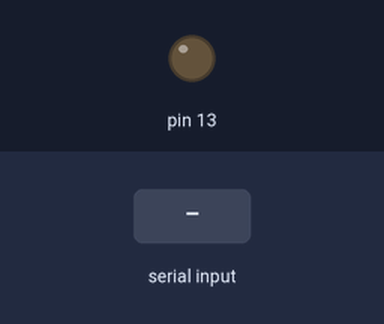
Simulated run of this sketch. Board: Arduino Uno, built with avr-gcc and run on an emulated ATmega328P. Parts: output pins drawn as LEDs (lit = HIGH). The test bench sets the inputs (shaded band). What the sketch prints to the serial monitor is not drawn.

Above: at 1.2 s.
1.3 s: "1" received over Serial
4.3 s: "2" received over Serial
Timing chart, 0 to 7.8 s (numbered marks = the images above; inputs shaded):
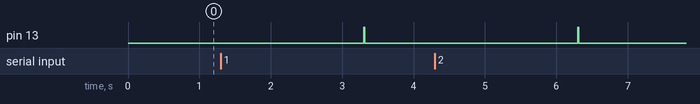

The sketch:

arduino-des.ino
```cpp
#include <stdint.h>
#include <string.h>
#include <avr/pgmspace.h>

const uint8_t sbox[256] PROGMEM = {
  /* S-box 1 */
  0xE4, 0xD1, 0x2F, 0xB8, 0x3A, 0x6C, 0x59, 0x07,
  0x0F, 0x74, 0xE2, 0xD1, 0xA6, 0xCB, 0x95, 0x38,
  0x41, 0xE8, 0xD6, 0x2B, 0xFC, 0x97, 0x3A, 0x50,
  0xFC, 0x82, 0x49, 0x17, 0x5B, 0x3E, 0xA0, 0x6D,
  /* S-box 2 */
  0xF1, 0x8E, 0x6B, 0x34, 0x97, 0x2D, 0xC0, 0x5A,
  0x3D, 0x47, 0xF2, 0x8E, 0xC0, 0x1A, 0x69, 0xB5,
  0x0E, 0x7B, 0xA4, 0xD1, 0x58, 0xC6, 0x93, 0x2F,
  0xD8, 0xA1, 0x3F, 0x42, 0xB6, 0x7C, 0x05, 0xE9,
  /* S-box 3 */
  0xA0, 0x9E, 0x63, 0xF5, 0x1D, 0xC7, 0xB4, 0x28,
  0xD7, 0x09, 0x34, 0x6A, 0x28, 0x5E, 0xCB, 0xF1,
  0xD6, 0x49, 0x8F, 0x30, 0xB1, 0x2C, 0x5A, 0xE7,
  0x1A, 0xD0, 0x69, 0x87, 0x4F, 0xE3, 0xB5, 0x2C,
  /* S-box 4 */
  0x7D, 0xE3, 0x06, 0x9A, 0x12, 0x85, 0xBC, 0x4F,
  0xD8, 0xB5, 0x6F, 0x03, 0x47, 0x2C, 0x1A, 0xE9,
  0xA6, 0x90, 0xCB, 0x7D, 0xF1, 0x3E, 0x52, 0x84,
  0x3F, 0x06, 0xA1, 0xD8, 0x94, 0x5B, 0xC7, 0x2E,
  /* S-box 5 */
  0x2C, 0x41, 0x7A, 0xB6, 0x85, 0x3F, 0xD0, 0xE9,
  0xEB, 0x2C, 0x47, 0xD1, 0x50, 0xFA, 0x39, 0x86,
  0x42, 0x1B, 0xAD, 0x78, 0xF9, 0xC5, 0x63, 0x0E,
  0xB8, 0xC7, 0x1E, 0x2D, 0x6F, 0x09, 0xA4, 0x53,
  /* S-box 6 */
  0xC1, 0xAF, 0x92, 0x68, 0x0D, 0x34, 0xE7, 0x5B,
  0xAF, 0x42, 0x7C, 0x95, 0x61, 0xDE, 0x0B, 0x38,
  0x9E, 0xF5, 0x28, 0xC3, 0x70, 0x4A, 0x1D, 0xB6,
  0x43, 0x2C, 0x95, 0xFA, 0xBE, 0x17, 0x60, 0x8D,
  /* S-box 7 */
  0x4B, 0x2E, 0xF0, 0x8D, 0x3C, 0x97, 0x5A, 0x61,
  0xD0, 0xB7, 0x49, 0x1A, 0xE3, 0x5C, 0x2F, 0x86,
  0x14, 0xBD, 0xC3, 0x7E, 0xAF, 0x68, 0x05, 0x92,
  0x6B, 0xD8, 0x14, 0xA7, 0x95, 0x0F, 0xE2, 0x3C,
  /* S-box 8 */
  0xD2, 0x84, 0x6F, 0xB1, 0xA9, 0x3E, 0x50, 0xC7,
  0x1F, 0xD8, 0xA3, 0x74, 0xC5, 0x6B, 0x0E, 0x92,
  0x7B, 0x41, 0x9C, 0xE2, 0x06, 0xAD, 0xF3, 0x58,
  0x21, 0xE7, 0x4A, 0x8D, 0xFC, 0x90, 0x35, 0x6B
};

const uint8_t e_permtab[] PROGMEM = {
         4,  6,                                         /* 4 bytes in 6 bytes out*/
        32,  1,  2,  3,  4,  5,
         4,  5,  6,  7,  8,  9,
         8,  9, 10, 11, 12, 13,
        12, 13, 14, 15, 16, 17,
        16, 17, 18, 19, 20, 21,
        20, 21, 22, 23, 24, 25,
        24, 25, 26, 27, 28, 29,
        28, 29, 30, 31, 32,  1
};

const uint8_t p_permtab[] PROGMEM = {
         4,  4,                                         /* 32 bit -> 32 bit */
        16,  7, 20, 21,
        29, 12, 28, 17,
         1, 15, 23, 26,
         5, 18, 31, 10,
         2,  8, 24, 14,
        32, 27,  3,  9,
        19, 13, 30,  6,
        22, 11,  4, 25
};

const uint8_t ip_permtab[] PROGMEM = {
         8,  8,                                         /* 64 bit -> 64 bit */
        58, 50, 42, 34, 26, 18, 10, 2,
        60, 52, 44, 36, 28, 20, 12, 4,
        62, 54, 46, 38, 30, 22, 14, 6,
        64, 56, 48, 40, 32, 24, 16, 8,
        57, 49, 41, 33, 25, 17,  9, 1,
        59, 51, 43, 35, 27, 19, 11, 3,
        61, 53, 45, 37, 29, 21, 13, 5,
        63, 55, 47, 39, 31, 23, 15, 7
};

const uint8_t inv_ip_permtab[] PROGMEM = {
         8, 8,                                          /* 64 bit -> 64 bit */
        40, 8, 48, 16, 56, 24, 64, 32,
        39, 7, 47, 15, 55, 23, 63, 31,
        38, 6, 46, 14, 54, 22, 62, 30,
        37, 5, 45, 13, 53, 21, 61, 29,
        36, 4, 44, 12, 52, 20, 60, 28,
        35, 3, 43, 11, 51, 19, 59, 27,
        34, 2, 42, 10, 50, 18, 58, 26,
        33, 1, 41,  9, 49, 17, 57, 25
};

const uint8_t pc1_permtab[] PROGMEM = {
         8,  7,                                         /* 64 bit -> 56 bit*/
        57, 49, 41, 33, 25, 17,  9,
         1, 58, 50, 42, 34, 26, 18,
        10,  2, 59, 51, 43, 35, 27,
        19, 11,  3, 60, 52, 44, 36,
        63, 55, 47, 39, 31, 23, 15,
         7, 62, 54, 46, 38, 30, 22,
        14,  6, 61, 53, 45, 37, 29,
        21, 13,  5, 28, 20, 12,  4
};

const uint8_t pc2_permtab[] PROGMEM = {
         7,      6,                                     /* 56 bit -> 48 bit */
        14, 17, 11, 24,  1,  5,
         3, 28, 15,  6, 21, 10,
        23, 19, 12,  4, 26,  8,
        16,  7, 27, 20, 13,  2,
        41, 52, 31, 37, 47, 55,
        30, 40, 51, 45, 33, 48,
        44, 49, 39, 56, 34, 53,
        46, 42, 50, 36, 29, 32
};

const uint8_t splitin6bitword_permtab[] PROGMEM = {
         8,  8,                                         /* 64 bit -> 64 bit */
        64, 64,  1,  6,  2,  3,  4,  5,
        64, 64,  7, 12,  8,  9, 10, 11,
        64, 64, 13, 18, 14, 15, 16, 17,
        64, 64, 19, 24, 20, 21, 22, 23,
        64, 64, 25, 30, 26, 27, 28, 29,
        64, 64, 31, 36, 32, 33, 34, 35,
        64, 64, 37, 42, 38, 39, 40, 41,
        64, 64, 43, 48, 44, 45, 46, 47
};

const uint8_t shiftkey_permtab[] PROGMEM = {
         7,  7,                                         /* 56 bit -> 56 bit */
         2,  3,  4,  5,  6,  7,  8,  9,
        10, 11, 12, 13, 14, 15, 16, 17,
        18, 19, 20, 21, 22, 23, 24, 25,
        26, 27, 28,  1,
        30, 31, 32, 33, 34, 35, 36, 37,
        38, 39, 40, 41, 42, 43, 44, 45,
        46, 47, 48, 49, 50, 51, 52, 53,
        54, 55, 56, 29
};

const uint8_t shiftkeyinv_permtab[] PROGMEM = {
         7,  7,
        28,  1,  2,  3,  4,  5,  6,  7,
         8,  9, 10, 11, 12, 13, 14, 15,
        16, 17, 18, 19, 20, 21, 22, 23,
        24, 25, 26, 27,
        56, 29, 30, 31, 32, 33, 34, 35,
        36, 37, 38, 39, 40, 41, 42, 43,
        44, 45, 46, 47, 48, 49, 50, 51,
        52, 53, 54, 55
};

/*
1 0
1 0
2 1
2 1
2 1
2 1
2 1
2 1
----
1 0
2 1
2 1
2 1
2 1
2 1
2 1
1 0
*/
#define ROTTABLE      0x7EFC
#define ROTTABLE_INV  0x3F7E
/******************************************************************************/

void permute(const uint8_t *ptable, const uint8_t *in, uint8_t *out){
        uint8_t ob; /* in-bytes and out-bytes */
        uint8_t byte, bit; /* counter for bit and byte */
        ob = pgm_read_byte(&ptable[1]);
        ptable = &(ptable[2]);
        for(byte=0; byte<ob; ++byte){
                uint8_t x,t=0;
                for(bit=0; bit<8; ++bit){
                        x = pgm_read_byte(ptable++) -1 ;
                                t <<= 1;
                        if((in[x/8]) & (0x80>>(x%8)) ){
                                t|=0x01;
                        }
                }
                out[byte]=t;
        }
}

/******************************************************************************/

void changeendian32(uint32_t * a){
        *a = (*a & 0x000000FF) << 24 |
                 (*a & 0x0000FF00) <<  8 |
                 (*a & 0x00FF0000) >>  8 |
                 (*a & 0xFF000000) >> 24;
}

/******************************************************************************/
//static inline
void shiftkey(uint8_t *key){
        uint8_t k[7];
        memcpy(k, key, 7);
        permute((uint8_t*)shiftkey_permtab, k, key);
}

/******************************************************************************/
//static inline
void shiftkey_inv(uint8_t *key){
        uint8_t k[7];
        memcpy(k, key, 7);
        permute((uint8_t*)shiftkeyinv_permtab, k, key);

}

/******************************************************************************/
//static inline
uint64_t splitin6bitwords(uint64_t a){
        uint64_t ret=0;
        a &= 0x0000ffffffffffffLL;
        permute((uint8_t*)splitin6bitword_permtab, (uint8_t*)&a, (uint8_t*)&ret);
        return ret;
}

/******************************************************************************/

//static inline
uint8_t substitute(uint8_t a, uint8_t * sbp){
        uint8_t x;
        x = pgm_read_byte(&sbp[a>>1]);
        x = (a&1)?x&0x0F:x>>4;
        return x;

}

/******************************************************************************/

uint32_t des_f(uint32_t r, uint8_t* kr){
        uint8_t i;
        uint32_t t=0,ret;
        uint64_t data;
        uint8_t *sbp; /* sboxpointer */
        permute((uint8_t*)e_permtab, (uint8_t*)&r, (uint8_t*)&data);
        for(i=0; i<7; ++i)
                ((uint8_t*)&data)[i] ^= kr[i];

        /* Sbox substitution */
        data = splitin6bitwords(data);
        sbp=(uint8_t*)sbox;
        for(i=0; i<8; ++i){
                uint8_t x;
                x = substitute(((uint8_t*)&data)[i], sbp);
                t <<= 4;
                t |= x;
                sbp += 32;
        }
        changeendian32(&t);

        permute((uint8_t*)p_permtab,(uint8_t*)&t, (uint8_t*)&ret);

        return ret;
}

/******************************************************************************/

void encrypt(void* out, const void* in, const void* key){
#define R (data.v32[1])
#define L (data.v32[0])

        uint8_t kr[6],k[7];
        uint8_t i;
        union {
                uint8_t v8[8];
                uint32_t v32[2];
        } data;

        permute((uint8_t*)ip_permtab, (uint8_t*)in, data.v8);
        permute((uint8_t*)pc1_permtab, (const uint8_t*)key, k);
        for(i=0; i<8; ++i){
                shiftkey(k);
                if(ROTTABLE&((1<<((i<<1)+0))) )
                        shiftkey(k);
                permute((uint8_t*)pc2_permtab, k, kr);
                L ^= des_f(R, kr);

                shiftkey(k);
                if(ROTTABLE&((1<<((i<<1)+1))) )
                        shiftkey(k);
                permute((uint8_t*)pc2_permtab, k, kr);
                R ^= des_f(L, kr);

        }
        /* L <-> R*/
        R ^= L;
        L ^= R;
        R ^= L;
        permute((uint8_t*)inv_ip_permtab, data.v8, (uint8_t*)out);
}

/******************************************************************************/

void decrypt(void* out, const void* in, const uint8_t* key){
        uint8_t kr[6],k[7];
        union {
                uint8_t v8[8];
                uint32_t v32[2];
        } data;
        int8_t i;
        permute((uint8_t*)ip_permtab, (uint8_t*)in, data.v8);
        permute((uint8_t*)pc1_permtab, (const uint8_t*)key, k);
        for(i=7; i>=0; --i){

                permute((uint8_t*)pc2_permtab, k, kr);
                L ^= des_f(R, kr);
                shiftkey_inv(k);
                if(ROTTABLE&((1<<((i<<1)+1))) ){
                        shiftkey_inv(k);
                }

                permute((uint8_t*)pc2_permtab, k, kr);
                R ^= des_f(L, kr);
                shiftkey_inv(k);
                if(ROTTABLE&((1<<((i<<1)+0))) ){
                        shiftkey_inv(k);
                }

        }
        /* L <-> R*/
        R ^= L;
        L ^= R;
        R ^= L;
        permute((uint8_t*)inv_ip_permtab, data.v8, (uint8_t*)out);
}

/******************************************************************************/

void tripleEncrypt(void* out, void* in, const void* key){
        encrypt(out,  in, (uint8_t*)key + 0);
        decrypt(out, out, (uint8_t*)key + 8);
        encrypt(out, out, (uint8_t*)key +16);
}

/******************************************************************************/

void tripleDecrypt(void* out, void* in, const uint8_t* key){
        decrypt(out,  in, (uint8_t*)key +16);
        encrypt(out, out, (uint8_t*)key + 8);
        decrypt(out, out, (uint8_t*)key + 0);
}

/******************************************************************************/


void setup()
{
	Serial.begin( 115200);
  pinMode( 13, OUTPUT);
  digitalWrite( 13, LOW);
}

void test(char* out, char* in, uint8_t* key)
{
  int i,j;
  for ( i=0; i<1000; i++)
    for ( j=0; j < 8; j++)
      out[j] = in[j] ^ key[j];

}

void loop()
{
	char key[8];
	char plain[8];
	uint8_t cipher[8];

	while ( !Serial.available()) delay( 10);

	Serial.readBytes(key, 8);
	Serial.readBytes(plain, 8);
	digitalWrite(13, HIGH);
	encrypt(cipher, plain, key);
    digitalWrite(13, LOW);
	Serial.write(cipher, 8);
}
```

Measured:
- after the input at 1.3 s, pin 13: LOW → HIGH after 2.0 s, → LOW 0.02 s later
- after the input at 4.3 s, pin 13: LOW → HIGH after 2.0 s, → LOW 0.02 s later
